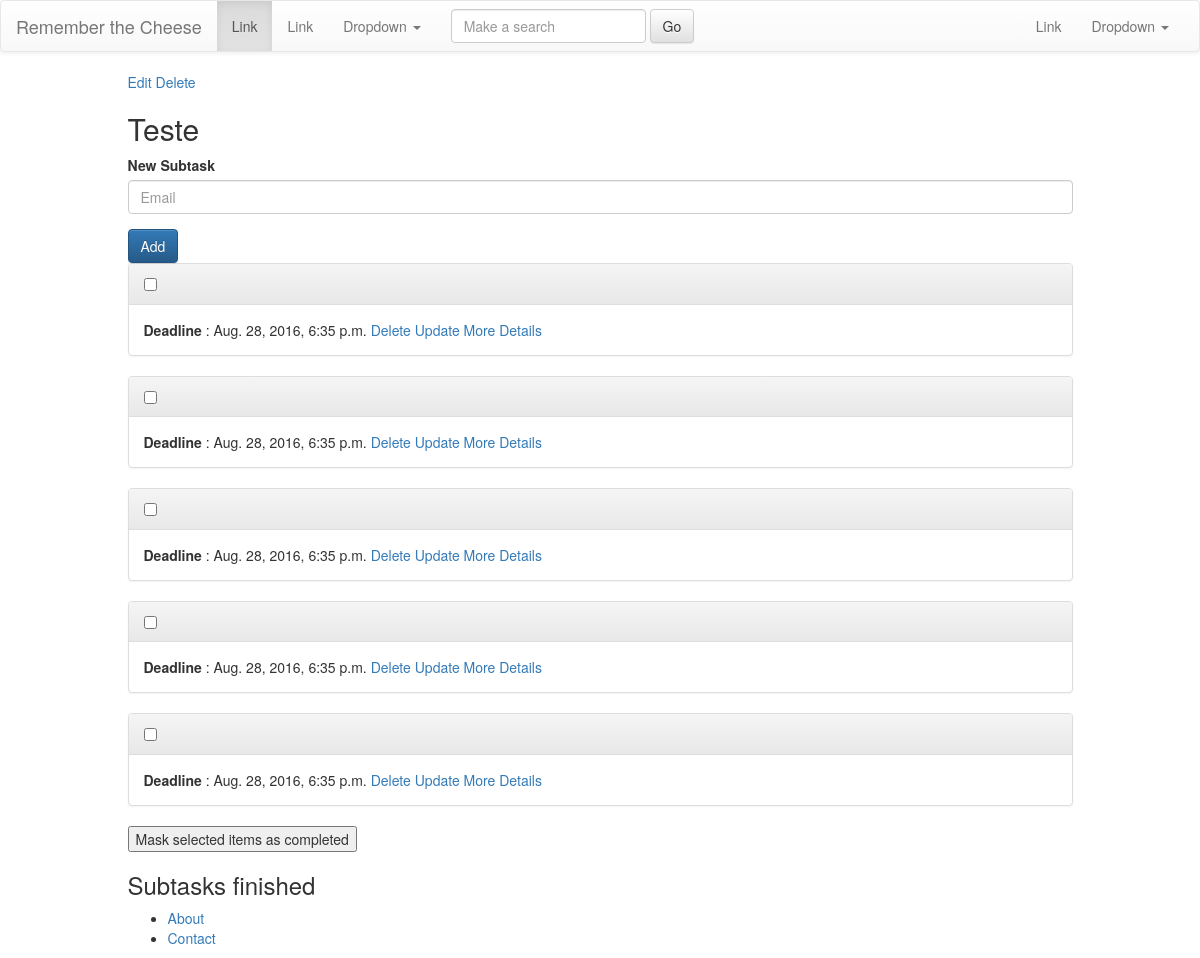
/rememberTheCheese/detail_task/30/, run on the app's committed database.
### rememberTheCheese/models.py (models this page shows, shortened)
class Task(models.Model):
	description = models.CharField(max_length=500)
	deadline = models.DateTimeField('deadline', default=timezone.now()+ datetime.timedelta(days=3))
	finished = models.IntegerField(default=0)
	created_at = models.DateTimeField(auto_now_add=True, editable=False)
	modified_at = models.DateTimeField(auto_now=True, editable=False)
	def get_subtasks_unfinished(self):
		return self.subtask_set.filter(finished=0)
	def get_subtask_finished(self):
		return self.subtask_set.filter(finished=1)

class SubTask(models.Model):
	task = models.ForeignKey(Task, on_delete = models.CASCADE)
	description = models.CharField(max_length=100)
	deadline = models.DateTimeField('deadline', default=timezone.now() + datetime.timedelta(days=3))
	finished = models.IntegerField(default=0)
	created_at = models.DateTimeField(auto_now_add=True, editable=False)
	modified_at = models.DateTimeField(auto_now=True, editable=False)
	def get_deadline(self):
		return label_date(self.deadline)
	''' making queries: https://docs.djangoproject.com/en/1.9/topics/db/queries/'''

### rememberTheCheese/views.py (the view)
# urls.py: url(r'^detail_task/(?P<task_id>[0-9]+)/delete_task/$',views.delete_task,name='delete_task'),
def detail_task(request, task_id):
	response = "These are your tasks"
	task = get_object_or_404(Task, pk=task_id)
	context = {
		'task' : task
	}
	return render(request,'rememberTheCheese/detail_task.html',context)

### rememberTheCheese/models.py (called while the page is built)
def label_date(date):
	if date == timezone.now():
		return 'Today'
	if date == timezone.now() + datetime.timedelta(days=1):
		return 'Tomorrow'
	if date == timezone.now() - datetime.timedelta(days=1):
		return 'Yesterday'
	return date

### rememberTheCheese/templates/rememberTheCheese/detail_task.html (shortened to what this page needs)
{% extends "rememberTheCheese/base.html" %}
{% block content %}
	<a href="#">Edit</a>
	<a href="{% url 'delete_task' task.id %}">Delete</a>
	<h2>{{ task.description }}</h2>
	<form action="{% url 'create_subtask' task.id %}" method="post">
		<div class="form-group">
	    	<label for="">New Subtask</label>
	    	<input type="text" name="description" class="form-control" id="" placeholder="Email">
	  	</div>
		<button type="submit" class="btn btn-primary">Add</button>
	</form>
	<form action="{% url 'mark_subtask_as_finished' %}" method="post">
		{% for subtask in task.get_subtasks_unfinished %}
	    	<div class="panel panel-default">
			  <div class="panel-heading">
			    <h3 class="panel-title"><input type="checkbox" name="subtasks" value="{{subtask.id}}" >{{subtask.description}}</h3>
			  </div>
			  <div class="panel-body">
			    <b>Deadline</b>	: {{subtask.get_deadline}}
			    <a href="{% url 'delete_subTask' subtask.id %}">Delete</a>
		    	<a href="#">Update</a>
		    	<a href="{% url 'detail_subTask' subtask.id %}">More Details</a>
			  </div>
			</div>
		{% endfor %}
		<p>
			<input type="submit" value="Mask selected items as completed">
		</p>
	</form>
	<h3>Subtasks finished</h3>
{% endblock content%}

### data on the page
Task: description "Teste"
SubTask: get_deadline "Aug. 28, 2016, 6:35 p.m."
SubTask: get_deadline "Aug. 28, 2016, 6:35 p.m."
SubTask: get_deadline "Aug. 28, 2016, 6:35 p.m."
SubTask: get_deadline "Aug. 28, 2016, 6:35 p.m."
SubTask: get_deadline "Aug. 28, 2016, 6:35 p.m."
